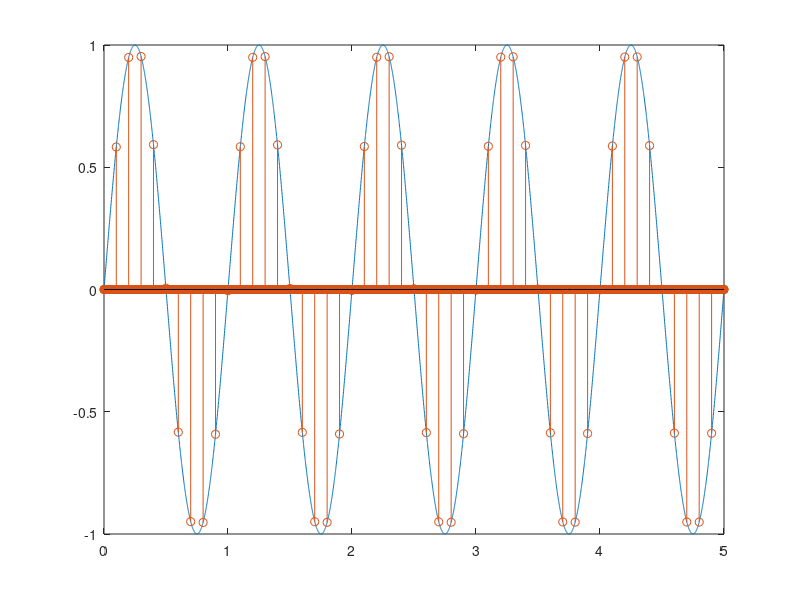
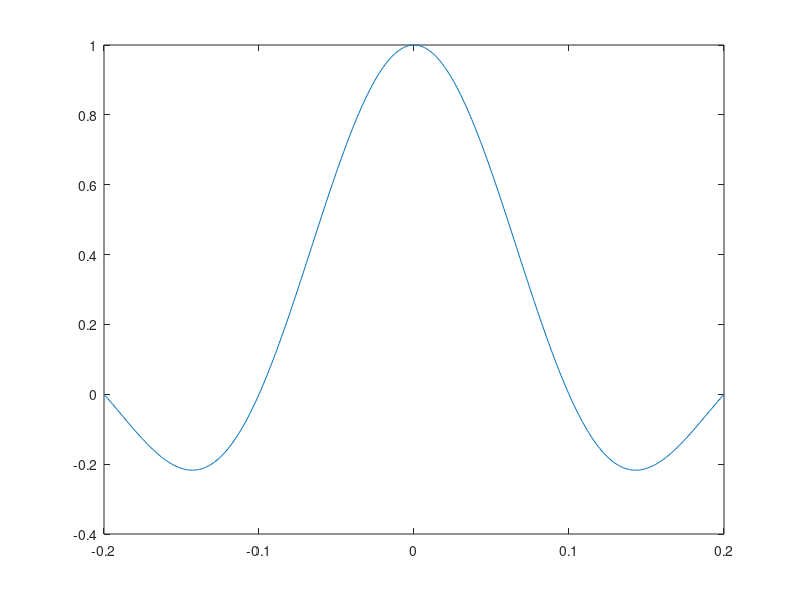
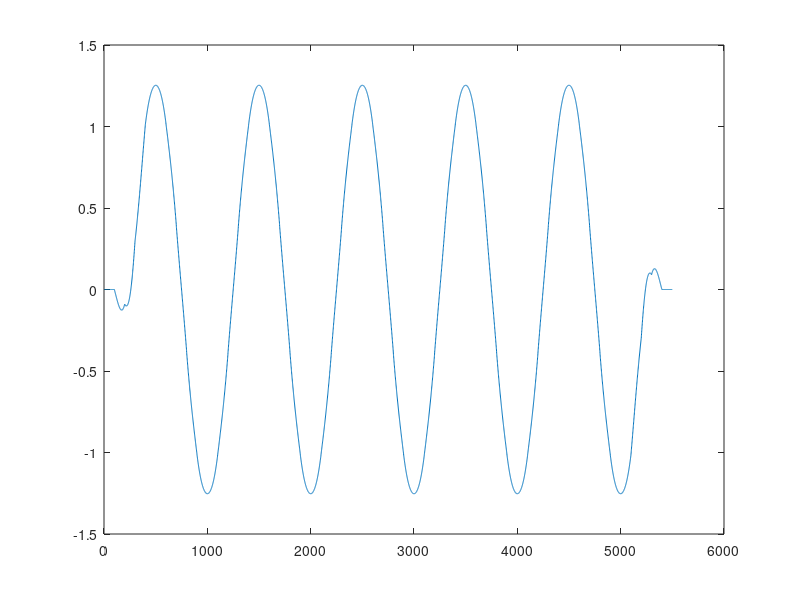

These figures' MATLAB source, in order:
N_analog = 5000;
t = linspace(0, 5, N_analog); 

frecv = 1;

s_analog = sin(2 * pi * frecv * t);

figure;
plot(t,s_analog);
hold on;

N_digital = N_analog / 100;
s_digital = zeros(1,N_analog);

for i = 1:N_digital
    s_digital(i*100) = s_analog(i * 100);
end

stem(t, s_digital);

%N_continuu = N_analog;
%s_continuu = zeros(1, N_continuu);

s_cont = s_digital;
f_s = 10;

N_sinc = N_analog;
t_sinc = linspace(-0.2, 0.2, N_sinc/10);
sincvec = sinc(f_s*t_sinc);
s_cont_filtered = conv(s_cont, sincvec);

figure;
plot(t_sinc, sincvec);
figure;
plot(s_cont_filtered);